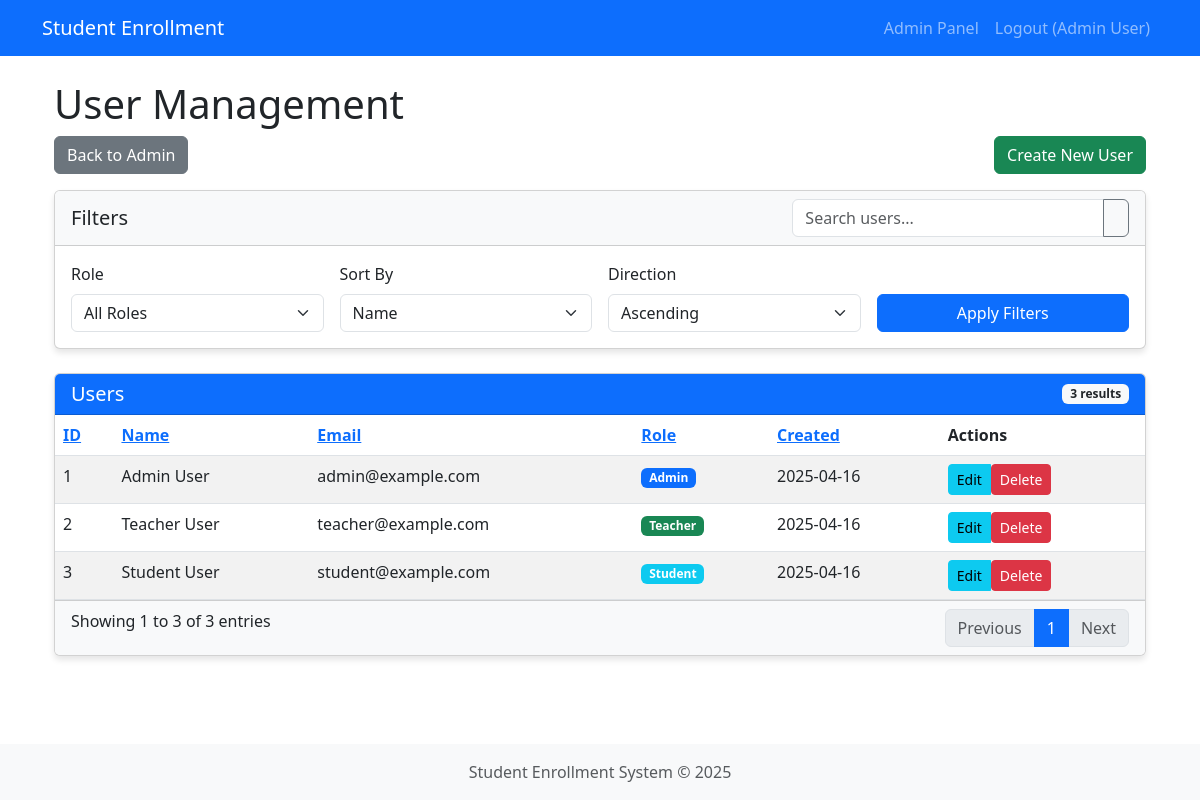
/admin/custom_users (signed in), run on an earlier commit of the app's database.
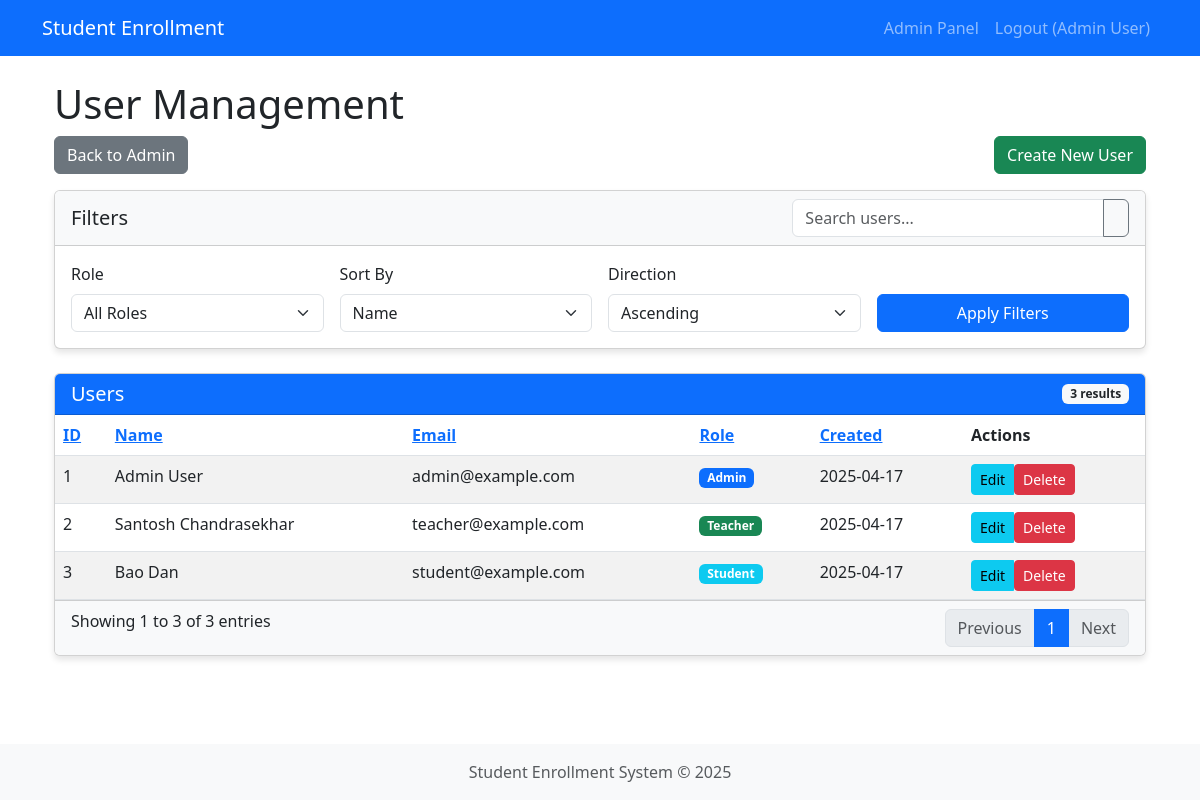
And on a later commit of the database.
### app.py (models this page shows, shortened)
class User(db.Model, UserMixin):
    id = db.Column(db.Integer, primary_key=True)
    email = db.Column(db.String(100), unique=True, nullable=False)
    name = db.Column(db.String(100), nullable=False)
    password = db.Column(db.String(200), nullable=False)
    role_id = db.Column(db.Integer, db.ForeignKey('role.id'), nullable=False)
    created_at = db.Column(db.DateTime, default=datetime.now)
    courses_teaching = db.relationship('Course', backref='teacher', lazy=True,
                                      cascade="all, delete-orphan")
    enrollments = db.relationship('Enrollment', backref='student', lazy=True,
                                 cascade="all, delete-orphan",
                                 primaryjoin="User.id==Enrollment.student_id")

class Role(db.Model):
    id = db.Column(db.Integer, primary_key=True)
    name = db.Column(db.String(20), unique=True, nullable=False)
    users = db.relationship('User', backref='role', lazy=True)

### app.py (the view, shortened to what this page needs)
@app.route('/admin/custom_users')
@login_required
@role_required('admin')
def admin_users():
    search = request.args.get('search', '')
    role_id = request.args.get('role', '')
    sort_field = request.args.get('sort', 'id')
    sort_direction = request.args.get('direction', 'asc')
    query = User.query
    if role_id and role_id.isdigit():
        query = query.filter(User.role_id == int(role_id))
    if sort_field == 'name':
        if sort_direction == 'desc':
            query = query.order_by(User.name.desc())
        else:
            query = query.order_by(User.name)
    elif sort_field == 'email':
        if sort_direction == 'desc':
            query = query.order_by(User.email.desc())
        else:
            query = query.order_by(User.email)
    elif sort_field == 'created_at':
        if sort_direction == 'desc':
            query = query.order_by(User.created_at.desc())
        else:
            query = query.order_by(User.created_at)
    else:  # Default sort by ID
        if sort_direction == 'desc':
            query = query.order_by(User.id.desc())
        else:
            query = query.order_by(User.id)
    users = query.all()
    roles = Role.query.all()
    return render_template(
        'admin/users.html',
        users=users,
        roles=roles,
        search=search,
        role_id=role_id,
        sort_field=sort_field,
        sort_direction=sort_direction
    )

### app.py (called while the page is built)
@login_manager.user_loader
def load_user(user_id):
    return User.query.get(int(user_id))

def role_required(role_name):
    def decorator(f):
        @wraps(f)
        def decorated_function(*args, **kwargs):
            if not current_user.is_authenticated:
                return redirect(url_for('login'))
            if not current_user.role or current_user.role.name != role_name:
                flash('You do not have permission to access this page.', 'danger')
                return redirect(url_for('dashboard'))
            return f(*args, **kwargs)
        return decorated_function
    return decorator

### templates/admin/users.html (shortened to what the changed rows need)
{% extends 'base.html' %}
{% block content %}
<div class="container">
  <div class="row">
    <div class="col-md-12">
      <h1>User Management</h1>
      <div class="card">
        <div class="card-body p-0">
          <div class="table-responsive">
            <table class="table table-striped table-hover mb-0">
              <thead>
                <tr>
                  <th class="admin-list-header">
                    <a href="{{ url_for('admin_users', search=search, role=role_id, sort='id', direction='asc' if sort_field == 'id' and sort_direction == 'desc' else 'desc') }}" class="column-header">ID</a>
                  </th>
                  <th class="admin-list-header">
                    <a href="{{ url_for('admin_users', search=search, role=role_id, sort='name', direction='asc' if sort_field == 'name' and sort_direction == 'desc' else 'desc') }}" class="column-header">Name</a>
                  </th>
                  <th class="admin-list-header">
                    <a href="{{ url_for('admin_users', search=search, role=role_id, sort='email', direction='asc' if sort_field == 'email' and sort_direction == 'desc' else 'desc') }}" class="column-header">Email</a>
                  </th>
                  <th class="admin-list-header">
                    <a href="#" class="column-header">Role</a>
                  </th>
                  <th class="admin-list-header">
                    <a href="{{ url_for('admin_users', search=search, role=role_id, sort='created_at', direction='asc' if sort_field == 'created_at' and sort_direction == 'desc' else 'desc') }}" class="column-header">Created</a>
                  </th>
                  <th class="admin-list-header">Actions</th>
                </tr>
              </thead>
              <tbody>
                {% for user in users %}
                <tr>
                  <td>{{ user.id }}</td>
                  <td>{{ user.name }}</td>
                  <td>{{ user.email }}</td>
                  <td>
                    <span class="badge bg-{{ 'primary' if user.role.name == 'admin' else 'success' if user.role.name == 'teacher' else 'info' }}">
                      {{ user.role.name|capitalize }}
                    </span>
                  </td>
                  <td>{{ user.created_at.strftime('%Y-%m-%d') }}</td>
                  <td>
                    <div class="btn-group" role="group">
                      <a href="{{ url_for('admin_edit_user', user_id=user.id) }}" class="btn btn-sm btn-info">
                         Edit
                      </a>
                      <form method="POST" action="{{ url_for('admin_delete_user', user_id=user.id) }}" class="d-inline"
                        onsubmit="return confirm('Are you sure you want to delete this user?');">
                        <button type="submit" class="btn btn-sm btn-danger">
                           Delete
                        </button>
                      </form>
                    </div>
                  </td>
                </tr>
                {% endfor %}
              </tbody>
            </table>
          </div>
        </div>
      </div>
    </div>
  </div>
</div>
{% endblock %}

### templates/base.html (shortened to what this page needs)
<!DOCTYPE html>
<html lang="en">
<head>
    <link href="https://cdn.jsdelivr.net/npm/bootstrap@5.3.0-alpha1/dist/css/bootstrap.min.css" rel="stylesheet">
</head>
<body>
    <nav class="navbar navbar-expand-lg navbar-dark bg-primary">
        <div class="container">
            <a class="navbar-brand" href="{{ url_for('dashboard') }}">Student Enrollment</a>
            <div class="collapse navbar-collapse" id="navbarNav">
                <ul class="navbar-nav ms-auto">
                    {% if current_user.is_authenticated %}
                        {% if current_user.role %}
                            {% if current_user.role.name == 'student' %}
                                <li class="nav-item">
                                    <a class="nav-link" href="{{ url_for('student_dashboard') }}">My Courses</a>
                                </li>
                                <li class="nav-item">
                                    <a class="nav-link" href="{{ url_for('student_courses') }}">Available Courses</a>
                                </li>
                            {% elif current_user.role.name == 'teacher' %}
                                <li class="nav-item">
                                    <a class="nav-link" href="{{ url_for('teacher_dashboard') }}">My Classes</a>
                                </li>
                            {% elif current_user.role.name == 'admin' %}
                                <li class="nav-item">
                                    <a class="nav-link" href="{{ url_for('admin.index') }}">Admin Panel</a>
                                </li>
                            {% endif %}
                        {% endif %}
                        <li class="nav-item">
                            <a class="nav-link" href="{{ url_for('logout') }}">Logout ({{ current_user.name }})</a>
                        </li>
                    {% endif %}
                </ul>
            </div>
        </div>
    </nav>
    <main class="container py-4">
        {% block content %}{% endblock %}
    </main>
    <footer class="text-center text-muted">
        <div class="container">
            <p class="mb-0">Student Enrollment System &copy; 2025</p>
        </div>
    </footer>
</body>
</html>

What changed in the data, as far as the page shows it:
changed User "Admin User": created_at "2025-04-16" → "2025-04-17"
changed User "teacher@example.com": name "Teacher User" → "Santosh Chandrasekhar"; created_at "2025-04-16" → "2025-04-17"
changed User "student@example.com": name "Student User" → "Bao Dan"; created_at "2025-04-16" → "2025-04-17"
